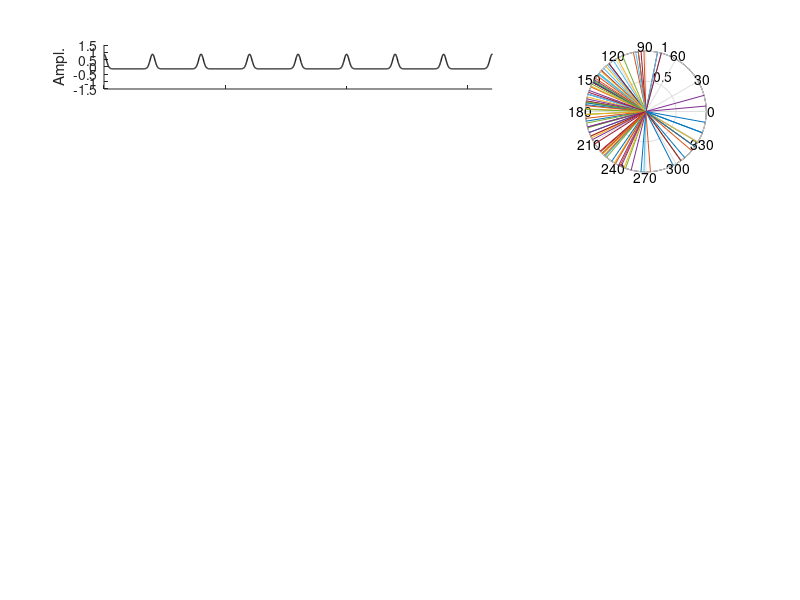

Write the MATLAB code that produced this figure. (Note: this script raises an error after producing the figure.)
%% dPAC: A method for debiasing phase-amplitude cross-frequency coupling
% Joram van Driel, Roy Cox & Mike X Cohen
% 2014/2015
% --
% This code accompanies the paper titled "Phase clustering bias in
% phase-amplitude cross-frequency coupling and its removal". Below, 
% simulations are run that show how non-sinusoidal properties can produce
% phase clustering bias in different coupling measures.
% Using the code without following the paper may lead to confusion, 
% incorrect data analyses, and misinterpretations of results. 
% The authors assume no responsibility for inappropriate or incorrect use 
% of this code. 


clear all

cd('Z:\PhD\dPAC'); % -- change directory if you want to save output and/or plots

%% parameters

srate = 1000;              % -- sampling rate
t = 1/srate:1/srate:10;    % -- time points: 10000 1ms steps; 10 seconds
ntimepoints = length(t);   % -- get number of timepoints
centTimes = 0:0.2:10;      % -- center times for 'oscillatory' peaks; corresponds to 5 Hz
fpow = 30;                 % -- frequency for power: gamma
nbins = 18;                % -- number of bins used for Tort's MI

gausWidth = linspace(0.001,0.08,50); % -- gaussian width of the 'oscillatory' peaks

[pac, dpac, mi, pc, plv] = deal(zeros(2,50)); % -- initialize output matrices


%%
q=0;

for in_anti = 1:2 % -- simulate two scenarios: coupling angle in/anti-phase with theta peak
    for g = 1:50 % -- loop over 50 widths of the gaussian 'cycles'
        
        gW = gausWidth(g); % -- set the width of the gaussian
        
        % -- create time series
        % -- this codes concatenates a series of gaussians that are
        % -- then detrended to 'oscillate' around 0
        cmd = 'ts = detrend(';
        for i=1:length(centTimes)
            cmd = [cmd 'exp(-((t-' num2str(centTimes(i)) ').^2)/(2*' num2str(gW) '^2)) + '];
        end
        cmd = [cmd '0);'];
        eval(cmd)
        
        % -- gamma is a complex sine wave that is phase-modulated by the
        % -- above time series
        gamma = ((ts+0.5)  .* exp( 1i * 2 * pi * fpow * t ));
        
        if in_anti==2
            ts = ts([101:end 1:100]); % -- shift the time series with pi (100 ms)
        end
        
        %% PAC, dPAC, MI, PLV (note: dPAC not shown in the paper)
        
        % -- extract phase and power
        thetaphase = angle(hilbert(ts));
        gammapow = abs(gamma);
        
        % -- equations to calculate PAC, dPAC and PC (phase clustering vector length)
        pac(in_anti,g)  = abs(mean(exp(1i*thetaphase) .* gammapow));
        debias_term = mean(exp(1i*thetaphase)); % -- this is the phase clustering bias
        dpac(in_anti,g) = abs(mean( (exp(1i*thetaphase) - debias_term) .* gammapow)); % -- which is subtracted here
        pc(in_anti,g) = abs(mean(exp(1i*thetaphase)));
        
        % Tort's Modulation Index (Tort et al., 2010)
        
        thetaphase_bin = ceil( tiedrank( thetaphase ) / (ntimepoints / nbins) ); % -- bin the theta phase angles into nbins
        gammapow_bin = zeros(1,nbins);
        for k=1:nbins
            gammapow_bin(k) = squeeze(mean(gammapow(thetaphase_bin==k))); % -- compute mean gamma power in each bin
        end
        gammapow_bin = gammapow_bin ./ sum(gammapow_bin); % -- normalize
        
        mi(in_anti,g) = (log(nbins) + sum(gammapow_bin.*log(gammapow_bin)) ) ./ log(nbins); % -- compute MI
       
        
        % -- Phase Locking Value (Cohen, 2008; Colgin et al 2009)
        plv(in_anti,g) = abs(mean(exp(1i*( thetaphase - angle(hilbert(detrend(gammapow))) ))));
        
        
    end
end

%% figure of three gW examples (Figure 1)

% some annoying code to make nice subplot figure...

plotidx(1,1,:)=[1 2];
plotidx(2,1,:)=[7 8];
plotidx(3,1,:)=[13 14];

plotidx(:,2,:)=plotidx(:,1,:)+3;

plotidx(1,3,:)=[3 6];
plotidx(2,3,:)=[9 12];
plotidx(3,3,:)=[15 18];

figure('position',[500 200 600 400])

gausexamp = [0.01 0.03 0.05]; % -- plot three examples of gaussian 'oscillations'

for q=1:3 % -- loop over the three examples
    
    gW = gausexamp(q);

    % create time series

    cmd = 'ts = detrend(';
    for i=1:length(centTimes)
        cmd = [cmd 'exp(-((t-' num2str(centTimes(i)) ').^2)/(2*' num2str(gW) '^2)) + '];
    end
    cmd = [cmd '0);'];
    eval(cmd)

    %% 

    thetaphase = angle(hilbert(ts));
    
    % -- plot of 'theta' time series
    subplot(6,3,squeeze(plotidx(q,1,:)))
    plot(t,ts,'k','linewidth',1)
    set(gca,'xlim',[0 1.6],'ylim',[-1.5 1.5],'xticklabel',{})
    ylabel('Ampl.')
    box off
    
    % -- polar plot of phase angles, with Phase clustering (PC)
    subplot(6,3,squeeze(plotidx(q,3,:)))
    randsel = randperm(ntimepoints);
    randsel = randsel(1:100);
    h1=polar([thetaphase(randsel); thetaphase(randsel)],[zeros(1,100); ones(1,100)]); hold on
    for hh=1:length(h1)
        hasbehavior(h1(hh),'legend',false);
    end
    set(h1,'color',[0.8 0.8 0.8]);
    txt = findall(gca,'type','text'); delete(txt);
    
    meanvect = mean(exp(1i*thetaphase));
    h=polar([0 angle(meanvect)],[0 abs(meanvect)],'k'); hold on
    set(h,'linewidth',3);
    legend(['PC = ' num2str(abs(meanvect))]);

    % -- phase angle time series
    subplot(6,3,squeeze(plotidx(q,2,:)))
    plot(t,thetaphase,'k','linewidth',1);
    set(gca,'xlim',[0 1.6]);
    ylabel('Phase (rad.)')
    if q==3, xlabel('Time (s)'); end
    box off
    
end


%% figure of two gW examples with coupling (Figure 2)

% some annoying code to make nice subplot figure...
clear plotidx
plotidx(1,1,:)=1:2;
plotidx(1,2,:)=[5 5];
plotidx(1,3,:)=[6 6];
plotidx(2,1,:)=3:4;
plotidx(2,2,:)=[7 7];
plotidx(2,3,:)=[8 8];

figure('position',[500 200 900 300])

gausexamp = [0.01 0.05]; % -- plot two examples of gaussian 'oscillations'

for q=1:2 % -- loop over the two examples
    
    gW = gausexamp(q);

    % create time series

    cmd = 'ts = detrend(';
    for i=1:length(centTimes)
        cmd = [cmd 'exp(-((t-' num2str(centTimes(i)) ').^2)/(2*' num2str(gW) '^2)) + '];
    end
    cmd = [cmd '0);'];
    eval(cmd)

    gamma = ((ts+0.5)  .* exp( 1i * 2 * pi * fpow * t ));

    %% PAC

    thetaphase = angle(hilbert(ts));
    gammapow = abs(gamma);
    
    % -- plot of 'theta' time series plus phase-modulated gamma
    subplot(2,4,plotidx(q,1,:))
    plot(t,ts,'k','linewidth',1)
    set(gca,'xlim',[0 0.8],'ylim',[-1.5 1.5])
    hold on
    plot(t,real(gamma),'r','linewidth',0.5);
    ylabel('Amplitude')
    xlabel('Time (s)');
    legend('theta','gamma')
    box off
    
    % -- polar plot of phase angles + PAC
    subplot(2,4,plotidx(q,2,:))
    randsel = randperm(ntimepoints);
    randsel = randsel(1:100);
    h1=polar([thetaphase(randsel); thetaphase(randsel)],[zeros(1,100); ones(1,100)]); hold on
    for hh=1:length(h1)
        hasbehavior(h1(hh),'legend',false);
    end
    set(h1,'color',[0.8 0.8 0.8]);
    txt = findall(gca,'type','text'); delete(txt);
    
    % compute PAC and plot as average vector in polar space
    tmppac  = mean(exp(1i*thetaphase) .* gammapow);
    h=polar([0 angle(tmppac)],[0 3*abs(tmppac)],'r'); hold on
    set(h,'linewidth',3);
    legend(['PAC = ' num2str(abs(tmppac))]);

    % compute MI
    thetaphase_bin = ceil( tiedrank( thetaphase ) / (ntimepoints / nbins) ); % -- bin the theta phase angles into nbins
    gammapow_bin = zeros(1,nbins);
    for k=1:nbins
        gammapow_bin(k) = squeeze(mean(gammapow(thetaphase_bin==k))); % -- compute mean gamma power in each bin
    end
    gammapow_bin = gammapow_bin ./ sum(gammapow_bin); % -- normalize
    tmpmi = (log(nbins) + sum(gammapow_bin.*log(gammapow_bin)) ) ./ log(nbins);
    
    % plot the binned gammapower as a function of bin #, as a histogram
    subplot(2,4,plotidx(q,3,:)); 
    bar(1:18,gammapow_bin,'style','hist')
    set(gca,'ylim',[0 0.2])
    set(gca,'xlim',[0 19])
    text(2,0.18,['MI = ' num2str(tmpmi)]);
    box off
    
end


%% plot of different CFC measures (figure 3A)

figure('position',[400 100 400 400])

subplot(221)
plot(gausWidth,pc(1,:),'b'); hold on
plot(gausWidth,pc(2,:),'--b','linewidth',1.5);
set(gca,'xscale','log','xtick',[0.001 0.004 0.016 0.064])
title('PC')
box off
legend('anti-phase','in-phase')

subplot(222)
plot(gausWidth,pac(1,:),'r'); hold on
plot(gausWidth,pac(2,:),'--r','linewidth',1.5); 
set(gca,'xscale','log','xtick',[0.001 0.004 0.016 0.064])
title('(d)PAC')
box off

subplot(223)
plot(gausWidth,mi(1,:),'r'); hold on
plot(gausWidth,mi(2,:),'--r','linewidth',1.5);
set(gca,'xscale','log','xtick',[0.001 0.004 0.016 0.064])
title('MI')
box off

subplot(224)
plot(gausWidth,plv(1,:),'r'); hold on
plot(gausWidth,plv(2,:),'--r','linewidth',1.5);
set(gca,'xscale','log','xtick',[0.001 0.004 0.016 0.064])
title('Coh.')
box off














%% Additional plot to illustrate PLV behavior to asymmetric oscillations
%  Polar plots of phase angle differences between theta phase and phase of
%  gamma power envelope; note how a narrow guass-width of the asymmetric
%  'cycles' with clustering in-phase with angle of CFC results in reduced
%  PLV (top-right subplot)
%  This plot is not shown in the paper, but results are discussed

figure('position',[500 200 400 400])

gausexamp = [0.01 0.05]; % -- plot two examples of gaussian 'oscillations'
k=1;
for q=1:2 % -- loop over the two examples
    
    for in_anti=1:2
        gW = gausexamp(q);
        
        % create time series
        
        cmd = 'ts = detrend(';
        for i=1:length(centTimes)
            cmd = [cmd 'exp(-((t-' num2str(centTimes(i)) ').^2)/(2*' num2str(gW) '^2)) + '];
        end
        cmd = [cmd '0);'];
        eval(cmd)
        
        gamma = ((ts+0.5)  .* exp( 1i * 2 * pi * fpow * t ));
        
        if in_anti==2
            ts = ts([101:end 1:100]); % -- shift the time series with pi (100 ms)
        end
        
        % -- extract phase and power
        thetaphase = angle(hilbert(ts));
        gammapow = abs(gamma);
        gammapowphase = angle(hilbert(detrend(gammapow)));
        
        % -- Phase Locking Value (Cohen, 2008; Colgin et al 2009)
        
        phasediffs = (thetaphase-mean(thetaphase)) - (gammapowphase - mean(gammapowphase));
        plvtmp = abs(mean(exp(1i*( phasediffs ))));
        
        subplot(2,2,k)        
        randsel = randperm(ntimepoints);
        randsel = randsel(1:100);
        h1=polar([phasediffs(randsel); phasediffs(randsel)],[zeros(1,100); ones(1,100)]); hold on
        for hh=1:length(h1)
            hasbehavior(h1(hh),'legend',false);
        end
        set(h1,'color','r');
        if in_anti==1, inantitle='anti-phase'; else inantitle='in-phase'; end;
        title(['g = ' num2str(gW) ' - ' inantitle])

        k=k+1;
    end
    
end

           
